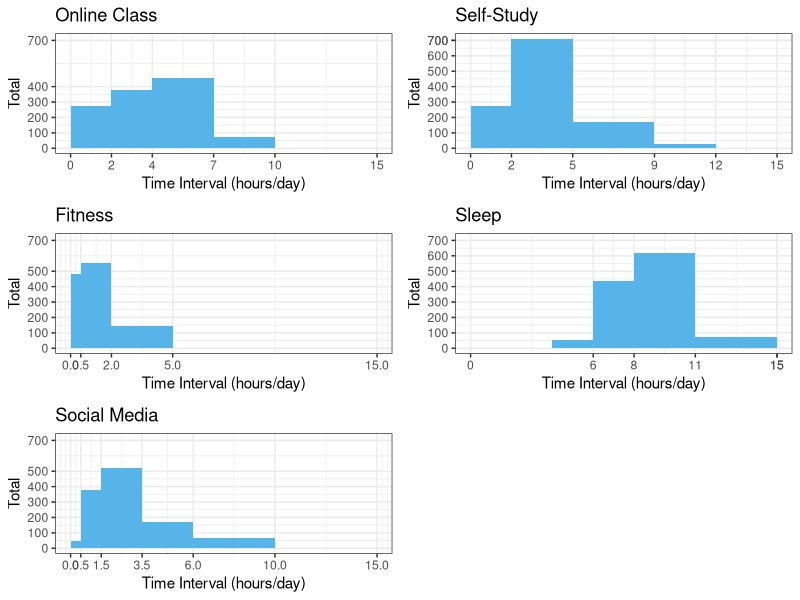
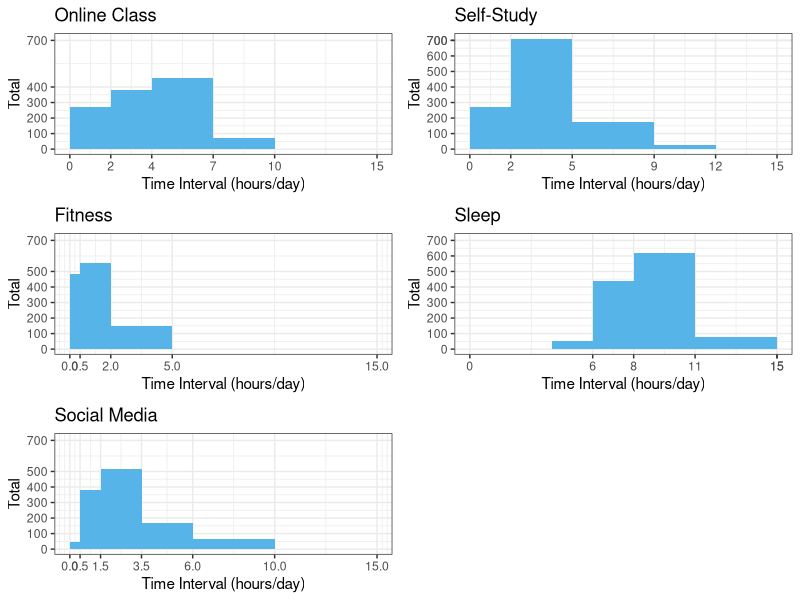
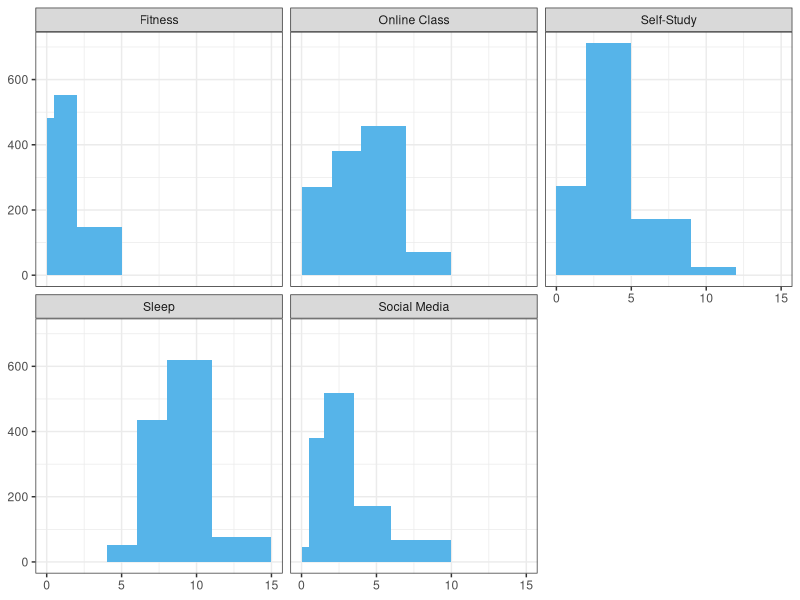

R code for these plots, in order:
# Reference: https://www.r-graph-gallery.com/81-barplot-with-variable-width.html
library(tidyverse)
library(gridExtra)
table_1 <- read_csv("docs/data/sleep.csv", comment="#")
online <- table_1 %>% filter(variables == 'Online Class')
h1 <- ggplot(data=online, aes(ymin = 0)) +
  geom_rect(aes(xmin = left_interval, xmax = right_interval, ymax = total),
            show.legend = FALSE, fill = '#56B4E9') +
  scale_x_continuous(breaks=as.numeric(c(0.0, online$right_interval, max(table_1$right_interval))), limits=c(0.0, max(table_1$right_interval))) +
  scale_y_continuous(breaks=c(seq(0, max(online$total),100), round(max(table_1$total),-2)), limits=c(0, max(table_1$total))) +
  labs(title = 'Online Class', x='Time Interval (hours/day)', y = 'Total') +
  theme_bw()

# Alternative to getting variable width
# width = as.numeric(online$left_interval) - as.numeric(online$right_interval)
# h1 <- ggplot(data=online, aes(x = right_interval+width/2, y= total)) +
#   geom_bar(stat = 'identity', width=width, show.legend = FALSE, fill = '#56B4E9') +
#   scale_x_continuous(breaks=as.numeric(c(0.0, online$right_interval, max(table_1$right_interval))), limits=c(0.0, max(table_1$right_interval))) +
#   scale_y_continuous(breaks=c(seq(0, max(online$total),100), round(max(table_1$total),-2)), limits=c(0, max(table_1$total))) +
#   labs(title = 'Online Class', x='Time Interval (hours/day)', y = 'Total') +
#   theme_bw()


self_study <- table_1 %>% filter(variables == 'Self-Study')
h2 <- ggplot(data=self_study, aes(ymin = 0)) +
  geom_rect(aes(xmin = left_interval, xmax = right_interval, ymax = total), show.legend = FALSE, fill = '#56B4E9') +
  scale_x_continuous(breaks=as.numeric(c(0.0, self_study$right_interval, max(table_1$right_interval))), limits=c(0.0, max(table_1$right_interval))) +
  scale_y_continuous(breaks=c(seq(0, max(self_study$total),100), round(max(table_1$total),-2)), limits=c(0, max(table_1$total))) +
  labs(title = 'Self-Study', x='Time Interval (hours/day)', y = 'Total') +
  theme_bw()

fitness <- table_1 %>% filter(variables == 'Fitness')
h3 <- ggplot(data=fitness, aes(ymin = 0)) +
  geom_rect(aes(xmin = left_interval, xmax = right_interval, ymax = total), show.legend = FALSE, fill = '#56B4E9') +
  scale_x_continuous(breaks=as.numeric(c(0.0, fitness$right_interval, max(table_1$right_interval))), limits=c(0.0, max(table_1$right_interval))) +
  scale_y_continuous(breaks=c(seq(0, max(fitness$total),100), round(max(table_1$total),-2)), limits=c(0, max(table_1$total))) +
  labs(title = 'Fitness', x='Time Interval (hours/day)', y = 'Total') +
  theme_bw()


sleep <- table_1 %>% filter(variables == 'Sleep')
h4 <- ggplot(data=sleep, aes(ymin = 0)) +
  geom_rect(aes(xmin = left_interval, xmax = right_interval, ymax = total), show.legend = FALSE, fill = '#56B4E9') +
  scale_x_continuous(breaks=as.numeric(c(0.0, sleep$right_interval, max(table_1$right_interval))), limits=c(0.0, max(table_1$right_interval))) +
  scale_y_continuous(breaks=c(seq(0, max(sleep$total),100), round(max(table_1$total),-2)), limits=c(0, max(table_1$total))) +
  labs(title = 'Sleep', x='Time Interval (hours/day)', y = 'Total') +
  theme_bw()

social_media <- table_1 %>% filter(variables == 'Social Media')
h5 <- ggplot(data=social_media, aes(ymin = 0)) +
  geom_rect(aes(xmin = left_interval, xmax = right_interval, ymax = total), show.legend = FALSE, fill = '#56B4E9') +
  scale_x_continuous(breaks=as.numeric(c(0.0, social_media$right_interval, max(table_1$right_interval))), limits=c(0.0, max(table_1$right_interval))) +
  scale_y_continuous(breaks=c(seq(0, max(social_media$total),100), round(max(table_1$total),-2)), limits=c(0, max(table_1$total))) +
  labs(title = 'Social Media', x='Time Interval (hours/day)', y = 'Total') +
  theme_bw()

grid.arrange(h1,h2,h3,h4,h5, nrow=3)


#####


plotfun <- function(data, column) {
  subdat <- data %>% filter(variables == column)
  h2 <- ggplot(data=subdat, aes(ymin = 0)) +
    geom_rect(aes(xmin = left_interval, xmax = right_interval, ymax = total),
              show.legend = FALSE, fill = '#56B4E9') +
    scale_x_continuous(breaks=as.numeric(c(0.0, subdat$right_interval, max(data$right_interval))),
                       limits=c(0.0, max(data$right_interval))) +
    scale_y_continuous(breaks=c(seq(0, max(subdat$total),100), round(max(data$total),-2)),
                       limits=c(0, max(data$total))) +
    ## 'Time Interval (hours/day)'
    labs(title = column, x='Time Interval (hours/day)', y = 'Total') +
    theme_bw()
  return(h2)
}

plot_list <- map(unique(table_1$variables), data= table_1, plotfun)
cowplot::plot_grid(plotlist = plot_list, nrow=3)


ggplot(data=table_1, aes(ymin = 0)) +
  geom_rect(aes(xmin = left_interval, xmax = right_interval, ymax = total),
            show.legend = FALSE, fill = '#56B4E9') +
  facet_wrap(~variables) +
  theme_bw()

## if we did want to set custom breaks in each panel:
## see https://coolbutuseless.github.io/2019/03/07/custom-axis-breaks-on-facetted-ggplot/
